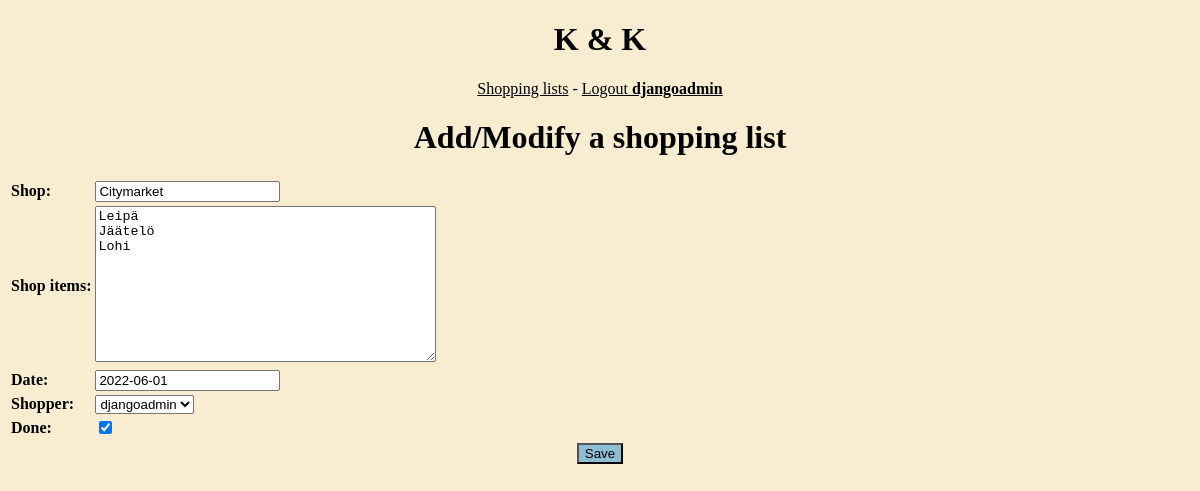
/shoppinglist/2/update/ (signed in), run on the app's committed database.
### list/models.py (models this page shows, shortened)
class List(models.Model):
    shop = models.CharField(max_length=100, default="")
    shop_items = models.TextField(default="")
    date = models.DateField(null=True, blank=True, default=datetime.today)
    shopper = models.ForeignKey(
            User,
            on_delete=models.CASCADE, default=""
        )
    done = models.BooleanField(default=False)

### list/views.py (the view)
# urls.py: path('shoppinglist/<int:pk>/update/', views.ShoppingUpdateView.as_view()),
class ShoppingUpdateView(LoginRequiredMixin, UpdateView):
    model = models.List
    fields = "__all__"

### list/templates/list/list_form.html
{% extends "list/base.html" %}
{% block content %}
	<h1>Add/Modify a shopping list</h1>
	<form method=post>{% csrf_token %}
		<table>
			{{ form.as_table }}
		</table>
		<input type="submit" id="formbutton" value="Save">
		<br>
	</form>
{% endblock content %}

### list/templates/list/base.html (shortened to what this page needs)
<!DOCTYPE html>
<html lang="en">
	<head>
	</head>
	<body>
		<div class="toolbar">
		<h1>K & K</h1>
			<p><a href="/shoppinglist">Shopping lists</a> -
			{% if user.is_authenticated %}
				<a href="/logout">Logout <b>{{ user.username }}</b></a>
			{% else %}
				<a href="/accounts/login">Login</a>
			{% endif %}
		</div>
		<div class="container_content">
			{% block content %}{% endblock content %}
		</div>
	</body>
</html>

### list/templates/list/base.html (style rules this page uses)
body { background: #F8ECD1; }
a { color: #000000; }
#formbutton { background: #8FBDD3; margin: 2px; text-align: left; }
.toolbar { text-align: center; }
.container_content { text-align: center; }
table { text-align: left; }

### data on the page
List: shop "Citymarket", shop_items "Leipä Jäätelö Lohi", date "2022-06-01", shopper "djangoadmin", done "☑"

### other printed values
{{ user.username }} "djangoadmin"
